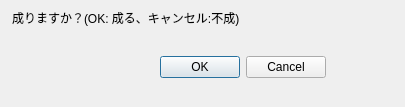
<?xml version="1.0" encoding="UTF-8"?>
<ui version="4.0">
 <class>PromoteDialog</class>
 <widget class="QDialog" name="PromoteDialog">
  <property name="windowModality">
   <enum>Qt::ApplicationModal</enum>
  </property>
  <property name="geometry">
   <rect>
    <x>0</x>
    <y>0</y>
    <width>405</width>
    <height>107</height>
   </rect>
  </property>
  <property name="contextMenuPolicy">
   <enum>Qt::DefaultContextMenu</enum>
  </property>
  <property name="windowTitle">
   <string>成る・不成</string>
  </property>
  <property name="layoutDirection">
   <enum>Qt::LeftToRight</enum>
  </property>
  <widget class="QLabel" name="label">
   <property name="geometry">
    <rect>
     <x>12</x>
     <y>6</y>
     <width>381</width>
     <height>23</height>
    </rect>
   </property>
   <property name="text">
    <string>成りますか？(OK: 成る、キャンセル:不成)</string>
   </property>
  </widget>
  <widget class="QSplitter" name="splitter">
   <property name="geometry">
    <rect>
     <x>-10</x>
     <y>50</y>
     <width>336</width>
     <height>35</height>
    </rect>
   </property>
   <property name="orientation">
    <enum>Qt::Horizontal</enum>
   </property>
   <widget class="QDialogButtonBox" name="buttonBox">
    <property name="orientation">
     <enum>Qt::Horizontal</enum>
    </property>
    <property name="standardButtons">
     <set>QDialogButtonBox::Cancel|QDialogButtonBox::Ok</set>
    </property>
   </widget>
  </widget>
 </widget>
 <resources/>
 <connections>
  <connection>
   <sender>buttonBox</sender>
   <signal>accepted()</signal>
   <receiver>PromoteDialog</receiver>
   <slot>accept()</slot>
   <hints>
    <hint type="sourcelabel">
     <x>227</x>
     <y>81</y>
    </hint>
    <hint type="destinationlabel">
     <x>157</x>
     <y>106</y>
    </hint>
   </hints>
  </connection>
  <connection>
   <sender>buttonBox</sender>
   <signal>rejected()</signal>
   <receiver>PromoteDialog</receiver>
   <slot>reject()</slot>
   <hints>
    <hint type="sourcelabel">
     <x>295</x>
     <y>87</y>
    </hint>
    <hint type="destinationlabel">
     <x>286</x>
     <y>106</y>
    </hint>
   </hints>
  </connection>
 </connections>
 <slots>
  <slot>updateOKButtonState()</slot>
 </slots>
</ui>
